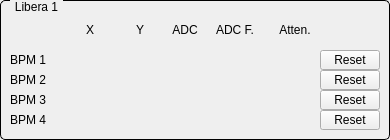
   <widget class="QGroupBox" name="titleGroupBox_5">
    <property name="geometry">
     <rect>
      <x>420</x>
      <y>10</y>
      <width>390</width>
      <height>140</height>
     </rect>
    </property>
    <property name="styleSheet">
     <string notr="true">QGroupBox {
    border: 1px solid black;
    border-radius: 5px;
    margin-top: 0.5em;
}

QGroupBox::title {
    subcontrol-origin: margin;
    left: 10px;
    padding: 0 3px 0 3px;
}</string>
    </property>
    <property name="title">
     <string>Libera 1</string>
    </property>
    <widget class="QLabel" name="label_11">
     <property name="geometry">
      <rect>
       <x>10</x>
       <y>50</y>
       <width>50</width>
       <height>20</height>
      </rect>
     </property>
     <property name="text">
      <string>BPM 1</string>
     </property>
     <property name="alignment">
      <set>Qt::AlignLeading|Qt::AlignLeft|Qt::AlignVCenter</set>
     </property>
    </widget>
    <widget class="QLabel" name="label_12">
     <property name="geometry">
      <rect>
       <x>10</x>
       <y>70</y>
       <width>50</width>
       <height>20</height>
      </rect>
     </property>
     <property name="text">
      <string>BPM 2</string>
     </property>
     <property name="alignment">
      <set>Qt::AlignLeading|Qt::AlignLeft|Qt::AlignVCenter</set>
     </property>
    </widget>
    <widget class="QLabel" name="label_13">
     <property name="geometry">
      <rect>
       <x>10</x>
       <y>90</y>
       <width>50</width>
       <height>20</height>
      </rect>
     </property>
     <property name="text">
      <string>BPM 3</string>
     </property>
     <property name="alignment">
      <set>Qt::AlignLeading|Qt::AlignLeft|Qt::AlignVCenter</set>
     </property>
    </widget>
    <widget class="QLabel" name="label_14">
     <property name="geometry">
      <rect>
       <x>10</x>
       <y>110</y>
       <width>50</width>
       <height>20</height>
      </rect>
     </property>
     <property name="text">
      <string>BPM 4</string>
     </property>
     <property name="alignment">
      <set>Qt::AlignLeading|Qt::AlignLeft|Qt::AlignVCenter</set>
     </property>
    </widget>
    <widget class="QESimpleShape" name="qesimpleshape_21">
     <property name="geometry">
      <rect>
       <x>80</x>
       <y>50</y>
       <width>16</width>
       <height>20</height>
      </rect>
     </property>
     <property name="variable" stdset="0">
      <string>libera$(l):bpm$(b):ilk:status:x</string>
     </property>
     <property name="variableSubstitutions" stdset="0">
      <string>l=2,b=1</string>
     </property>
    </widget>
    <widget class="QESimpleShape" name="qesimpleshape_22">
     <property name="geometry">
      <rect>
       <x>130</x>
       <y>50</y>
       <width>16</width>
       <height>20</height>
      </rect>
     </property>
     <property name="variable" stdset="0">
      <string>libera$(l):bpm$(b):ilk:status:y</string>
     </property>
     <property name="variableSubstitutions" stdset="0">
      <string>l=2,b=1</string>
     </property>
    </widget>
    <widget class="QESimpleShape" name="qesimpleshape_23">
     <property name="geometry">
      <rect>
       <x>180</x>
       <y>50</y>
       <width>16</width>
       <height>20</height>
      </rect>
     </property>
     <property name="variable" stdset="0">
      <string>libera$(l):bpm$(b):ilk:status:adc_ovf</string>
     </property>
     <property name="variableSubstitutions" stdset="0">
      <string>l=2,b=1</string>
     </property>
    </widget>
    <widget class="QESimpleShape" name="qesimpleshape_24">
     <property name="geometry">
      <rect>
       <x>230</x>
       <y>50</y>
       <width>16</width>
       <height>20</height>
      </rect>
     </property>
     <property name="variable" stdset="0">
      <string>libera$(l):bpm$(b):ilk:status:adc_ovf_filtered</string>
     </property>
     <property name="variableSubstitutions" stdset="0">
      <string>l=2,b=1</string>
     </property>
    </widget>
    <widget class="QESimpleShape" name="qesimpleshape_25">
     <property name="geometry">
      <rect>
       <x>280</x>
       <y>50</y>
       <width>16</width>
       <height>20</height>
      </rect>
     </property>
     <property name="variable" stdset="0">
      <string>libera$(l):bpm$(b):ilk:status:attenuator</string>
     </property>
     <property name="variableSubstitutions" stdset="0">
      <string>l=2,b=1</string>
     </property>
    </widget>
    <widget class="QLabel" name="label_15">
     <property name="geometry">
      <rect>
       <x>80</x>
       <y>20</y>
       <width>20</width>
       <height>20</height>
      </rect>
     </property>
     <property name="text">
      <string>X</string>
     </property>
     <property name="alignment">
      <set>Qt::AlignCenter</set>
     </property>
    </widget>
    <widget class="QLabel" name="label_16">
     <property name="geometry">
      <rect>
       <x>130</x>
       <y>20</y>
       <width>20</width>
       <height>20</height>
      </rect>
     </property>
     <property name="text">
      <string>Y</string>
     </property>
     <property name="alignment">
      <set>Qt::AlignCenter</set>
     </property>
    </widget>
    <widget class="QLabel" name="label_17">
     <property name="geometry">
      <rect>
       <x>170</x>
       <y>20</y>
       <width>30</width>
       <height>20</height>
      </rect>
     </property>
     <property name="text">
      <string>ADC</string>
     </property>
     <property name="alignment">
      <set>Qt::AlignCenter</set>
     </property>
    </widget>
    <widget class="QLabel" name="label_18">
     <property name="geometry">
      <rect>
       <x>210</x>
       <y>20</y>
       <width>50</width>
       <height>20</height>
      </rect>
     </property>
     <property name="text">
      <string>ADC F.</string>
     </property>
     <property name="alignment">
      <set>Qt::AlignCenter</set>
     </property>
    </widget>
    <widget class="QLabel" name="label_19">
     <property name="geometry">
      <rect>
       <x>270</x>
       <y>20</y>
       <width>50</width>
       <height>20</height>
      </rect>
     </property>
     <property name="text">
      <string>Atten.</string>
     </property>
     <property name="alignment">
      <set>Qt::AlignCenter</set>
     </property>
    </widget>
    <widget class="QESimpleShape" name="qesimpleshape_26">
     <property name="geometry">
      <rect>
       <x>130</x>
       <y>70</y>
       <width>16</width>
       <height>20</height>
      </rect>
     </property>
     <property name="variable" stdset="0">
      <string>libera$(l):bpm$(b):ilk:status:y</string>
     </property>
     <property name="variableSubstitutions" stdset="0">
      <string>l=2,b=2</string>
     </property>
    </widget>
    <widget class="QESimpleShape" name="qesimpleshape_27">
     <property name="geometry">
      <rect>
       <x>180</x>
       <y>70</y>
       <width>16</width>
       <height>20</height>
      </rect>
     </property>
     <property name="variable" stdset="0">
      <string>libera$(l):bpm$(b):ilk:status:adc_ovf</string>
     </property>
     <property name="variableSubstitutions" stdset="0">
      <string>l=2,b=2</string>
     </property>
    </widget>
    <widget class="QESimpleShape" name="qesimpleshape_28">
     <property name="geometry">
      <rect>
       <x>280</x>
       <y>70</y>
       <width>16</width>
       <height>20</height>
      </rect>
     </property>
     <property name="variable" stdset="0">
      <string>libera$(l):bpm$(b):ilk:status:attenuator</string>
     </property>
     <property name="variableSubstitutions" stdset="0">
      <string>l=2,b=2</string>
     </property>
    </widget>
    <widget class="QESimpleShape" name="qesimpleshape_29">
     <property name="geometry">
      <rect>
       <x>80</x>
       <y>70</y>
       <width>16</width>
       <height>20</height>
      </rect>
     </property>
     <property name="variable" stdset="0">
      <string>libera$(l):bpm$(b):ilk:status:x</string>
     </property>
     <property name="variableSubstitutions" stdset="0">
      <string>l=2,b=2</string>
     </property>
    </widget>
    <widget class="QESimpleShape" name="qesimpleshape_30">
     <property name="geometry">
      <rect>
       <x>230</x>
       <y>70</y>
       <width>16</width>
       <height>20</height>
      </rect>
     </property>
     <property name="variable" stdset="0">
      <string>libera$(l):bpm$(b):ilk:status:adc_ovf_filtered</string>
     </property>
     <property name="variableSubstitutions" stdset="0">
      <string>l=2,b=2</string>
     </property>
    </widget>
    <widget class="QESimpleShape" name="qesimpleshape_31">
     <property name="geometry">
      <rect>
       <x>130</x>
       <y>110</y>
       <width>16</width>
       <height>20</height>
      </rect>
     </property>
     <property name="variable" stdset="0">
      <string>libera$(l):bpm$(b):ilk:status:y</string>
     </property>
     <property name="variableSubstitutions" stdset="0">
      <string>l=2,b=4</string>
     </property>
    </widget>
    <widget class="QESimpleShape" name="qesimpleshape_32">
     <property name="geometry">
      <rect>
       <x>180</x>
       <y>110</y>
       <width>16</width>
       <height>20</height>
      </rect>
     </property>
     <property name="variable" stdset="0">
      <string>libera$(l):bpm$(b):ilk:status:adc_ovf</string>
     </property>
     <property name="variableSubstitutions" stdset="0">
      <string>l=2,b=4</string>
     </property>
    </widget>
    <widget class="QESimpleShape" name="qesimpleshape_33">
     <property name="geometry">
      <rect>
       <x>280</x>
       <y>110</y>
       <width>16</width>
       <height>20</height>
      </rect>
     </property>
     <property name="variable" stdset="0">
      <string>libera$(l):bpm$(b):ilk:status:attenuator</string>
     </property>
     <property name="variableSubstitutions" stdset="0">
      <string>l=2,b=4</string>
     </property>
    </widget>
    <widget class="QESimpleShape" name="qesimpleshape_34">
     <property name="geometry">
      <rect>
       <x>80</x>
       <y>110</y>
       <width>16</width>
       <height>20</height>
      </rect>
     </property>
     <property name="variable" stdset="0">
      <string>libera$(l):bpm$(b):ilk:status:x</string>
     </property>
     <property name="variableSubstitutions" stdset="0">
      <string>l=2,b=4</string>
     </property>
    </widget>
    <widget class="QESimpleShape" name="qesimpleshape_35">
     <property name="geometry">
      <rect>
       <x>230</x>
       <y>110</y>
       <width>16</width>
       <height>20</height>
      </rect>
     </property>
     <property name="variable" stdset="0">
      <string>libera$(l):bpm$(b):ilk:status:adc_ovf_filtered</string>
     </property>
     <property name="variableSubstitutions" stdset="0">
      <string>l=2,b=4</string>
     </property>
    </widget>
    <widget class="QEPushButton" name="qepushbutton_5">
     <property name="geometry">
      <rect>
       <x>320</x>
       <y>110</y>
       <width>60</width>
       <height>20</height>
      </rect>
     </property>
     <property name="text">
      <string>Reset</string>
     </property>
     <property name="variable" stdset="0">
      <string>libera$(l):bpm$(b):ilk:status:reset_sp</string>
     </property>
     <property name="variableSubstitutions" stdset="0">
      <string>l=2,b=4</string>
     </property>
    </widget>
    <widget class="QEPushButton" name="qepushbutton_6">
     <property name="geometry">
      <rect>
       <x>320</x>
       <y>50</y>
       <width>60</width>
       <height>20</height>
      </rect>
     </property>
     <property name="text">
      <string>Reset</string>
     </property>
     <property name="variable" stdset="0">
      <string>libera$(l):bpm$(b):ilk:status:reset_sp</string>
     </property>
     <property name="variableSubstitutions" stdset="0">
      <string>l=2,b=1</string>
     </property>
    </widget>
    <widget class="QEPushButton" name="qepushbutton_7">
     <property name="geometry">
      <rect>
       <x>320</x>
       <y>90</y>
       <width>60</width>
       <height>20</height>
      </rect>
     </property>
     <property name="text">
      <string>Reset</string>
     </property>
     <property name="variable" stdset="0">
      <string>libera$(l):bpm$(b):ilk:status:reset_sp</string>
     </property>
     <property name="variableSubstitutions" stdset="0">
      <string>l=2,b=3</string>
     </property>
    </widget>
    <widget class="QEPushButton" name="qepushbutton_8">
     <property name="geometry">
      <rect>
       <x>320</x>
       <y>70</y>
       <width>60</width>
       <height>20</height>
      </rect>
     </property>
     <property name="text">
      <string>Reset</string>
     </property>
     <property name="variable" stdset="0">
      <string>libera$(l):bpm$(b):ilk:status:reset_sp</string>
     </property>
     <property name="variableSubstitutions" stdset="0">
      <string>l=2,b=2</string>
     </property>
    </widget>
    <widget class="QESimpleShape" name="qesimpleshape_36">
     <property name="geometry">
      <rect>
       <x>80</x>
       <y>90</y>
       <width>16</width>
       <height>20</height>
      </rect>
     </property>
     <property name="variable" stdset="0">
      <string>libera$(l):bpm$(b):ilk:status:x</string>
     </property>
     <property name="variableSubstitutions" stdset="0">
      <string>l=2,b=3</string>
     </property>
    </widget>
    <widget class="QESimpleShape" name="qesimpleshape_37">
     <property name="geometry">
      <rect>
       <x>130</x>
       <y>90</y>
       <width>16</width>
       <height>20</height>
      </rect>
     </property>
     <property name="variable" stdset="0">
      <string>libera$(l):bpm$(b):ilk:status:y</string>
     </property>
     <property name="variableSubstitutions" stdset="0">
      <string>l=2,b=3</string>
     </property>
    </widget>
    <widget class="QESimpleShape" name="qesimpleshape_38">
     <property name="geometry">
      <rect>
       <x>280</x>
       <y>90</y>
       <width>16</width>
       <height>20</height>
      </rect>
     </property>
     <property name="variable" stdset="0">
      <string>libera$(l):bpm$(b):ilk:status:attenuator</string>
     </property>
     <property name="variableSubstitutions" stdset="0">
      <string>l=2,b=3</string>
     </property>
    </widget>
    <widget class="QESimpleShape" name="qesimpleshape_39">
     <property name="geometry">
      <rect>
       <x>180</x>
       <y>90</y>
       <width>16</width>
       <height>20</height>
      </rect>
     </property>
     <property name="variable" stdset="0">
      <string>libera$(l):bpm$(b):ilk:status:adc_ovf</string>
     </property>
     <property name="variableSubstitutions" stdset="0">
      <string>l=2,b=3</string>
     </property>
    </widget>
    <widget class="QESimpleShape" name="qesimpleshape_40">
     <property name="geometry">
      <rect>
       <x>230</x>
       <y>90</y>
       <width>16</width>
       <height>20</height>
      </rect>
     </property>
     <property name="variable" stdset="0">
      <string>libera$(l):bpm$(b):ilk:status:adc_ovf_filtered</string>
     </property>
     <property name="variableSubstitutions" stdset="0">
      <string>l=2,b=3</string>
     </property>
    </widget>
   </widget>
